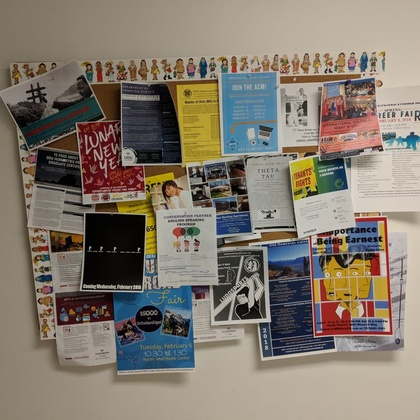
%> input picture resources/posters.jpeg, 420 x 420 px, shrunk from 1024 x 1024 before the run
$ octave testscript_filtering.m   (GNU Octave 9; MATLAB toolbox functions it lacks are replaced by stand-ins)
%> lines starting %> are read from the running program, lines starting %| are printed output that depends on the picture
### spatial_domain/applyGaussFilter.m
function output = applyGaussFilter(grayscale, sigma, filterSizeX, filterSizeY)
    [X, Y] = meshgrid(1:filterSizeX, 1:filterSizeY);
    [rows, cols] = size(X);

    expComp = -(X.^2+Y.^2)/(2*sigma*sigma);
    kernel= exp(expComp)/(2*pi*sigma*sigma);

    output = zeros(size(grayscale));
    padMat = padarray(grayscale,[filterSizeX, filterSizeY]);

    %compute convolution
    for i = 1:size(padMat,1)- rows
        for j =1:size(padMat,2)- cols
            temp = padMat(i:i+rows-1,j:j+cols-1).*kernel;
            output(i,j)=sum(temp(:));
        end
    end

    %output = uint8(output);
end

### spatial_domain/testscript_filtering.m
cd ..;
imPoster = imread('resources/posters.jpeg');
%> imPoster is the input picture: size 420x420x3 uint8; mean R, G, B 131, 122, 109.9
cd spatial_domain;
imGrayPoster = im2double(rgb2gray(imPoster));
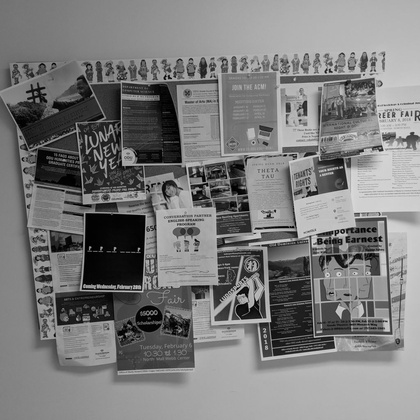
%> imGrayPoster: size 420x420 double; min 0, max 0.886, mean 0.484

windows = [3 3; 5 5; 7 7; 49 49; 81 81; 121 121];
[row, col] = size(windows);
disp(size(windows));

filter = ones(size(windows))/(row*col);
for i=1:row
    filteredPic = figure;
    disp(windows(i,:));
    disp('*');
    result = im2uint8(imfilter(imGrayPoster, windows(i,:)));
    subplot(1,2,1);
    imshow(imGrayPoster), title('grayscale image');
    subplot(1,2,2);
    imshow(result), title('filtered image');
    cd results;
    saveas(filteredPic, strcat('filte_kernel_', num2str(windows(i,1))), 'jpg');
    cd ..;
end
%> this loop made 6 passes
%> pass 1, `result = im2uint8(imfilter(imGrayPoster, windows(i,:)));`:
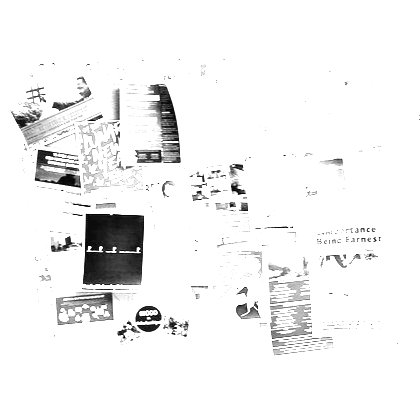
%> result: size 420x420 uint8; min 0, max 255, mean 241.8
%> pass 3, `result = im2uint8(imfilter(imGrayPoster, windows(i,:)));`:
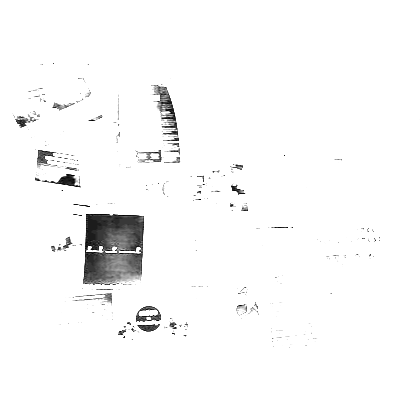
%> result: size 420x420 uint8; min 0, max 255, mean 248.8

%eliminate zero-padding
for i=1:row
    filteredPic = figure;
    disp(windows(i,:));
    disp('*');
    result = im2uint8(imfilter(imGrayPoster, windows(i,:), 'replicate'));
    subplot(1,2,1);
    imshow(imGrayPoster), title('grayscale image');
    subplot(1,2,2);
    imshow(result), title('filtered image');
    cd results;
    saveas(filteredPic, strcat('filter_replicate_kernel_', num2str(windows(i,1))), 'jpg');
    cd ..;
end

% guassian lowpass filter
for i=1:row
    filteredPic = figure;
    disp(windows(i,:));
    disp('*');
%> (the run ends here)
